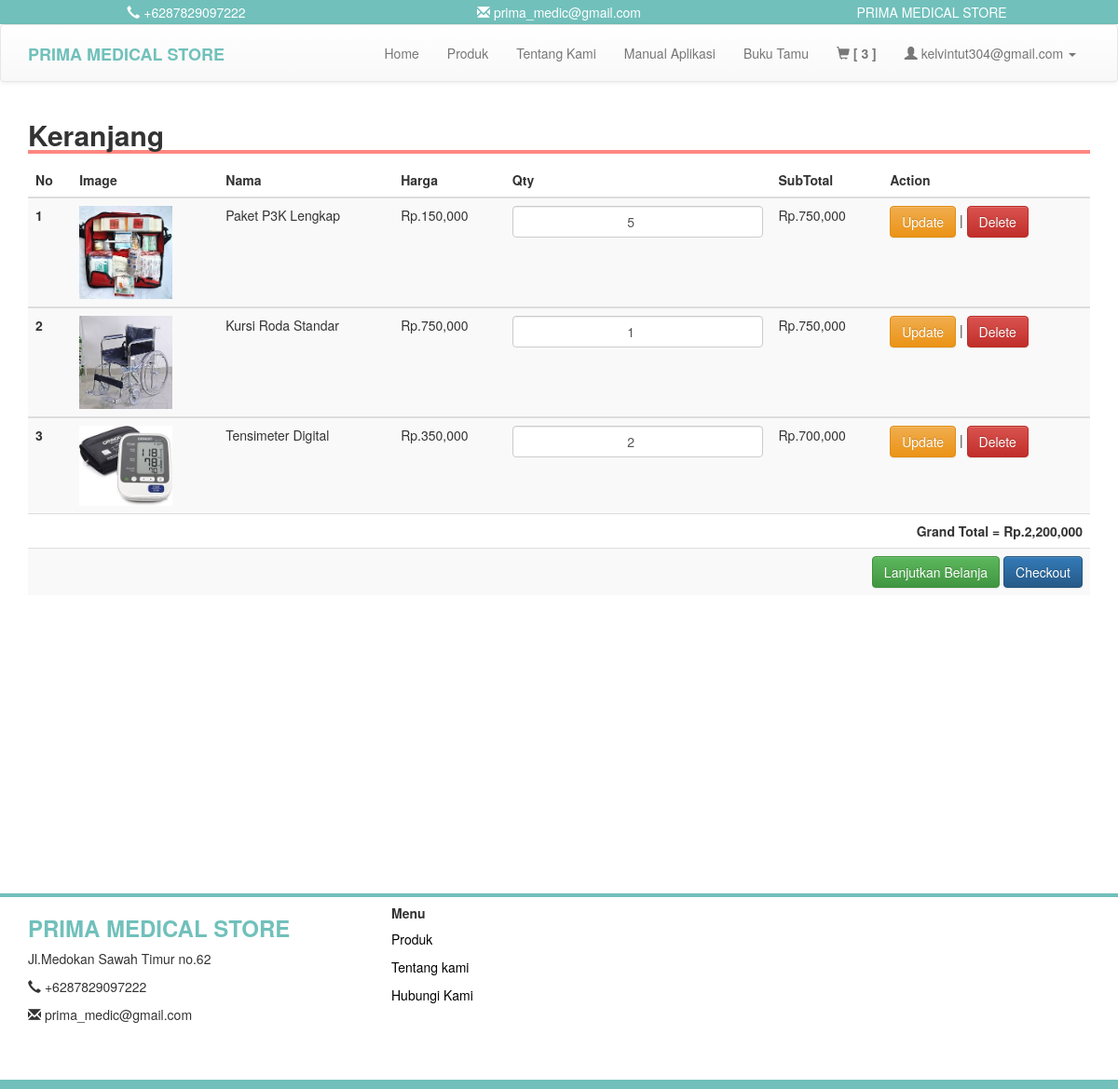
Page /keranjang.php (signed in) on the earlier database version.
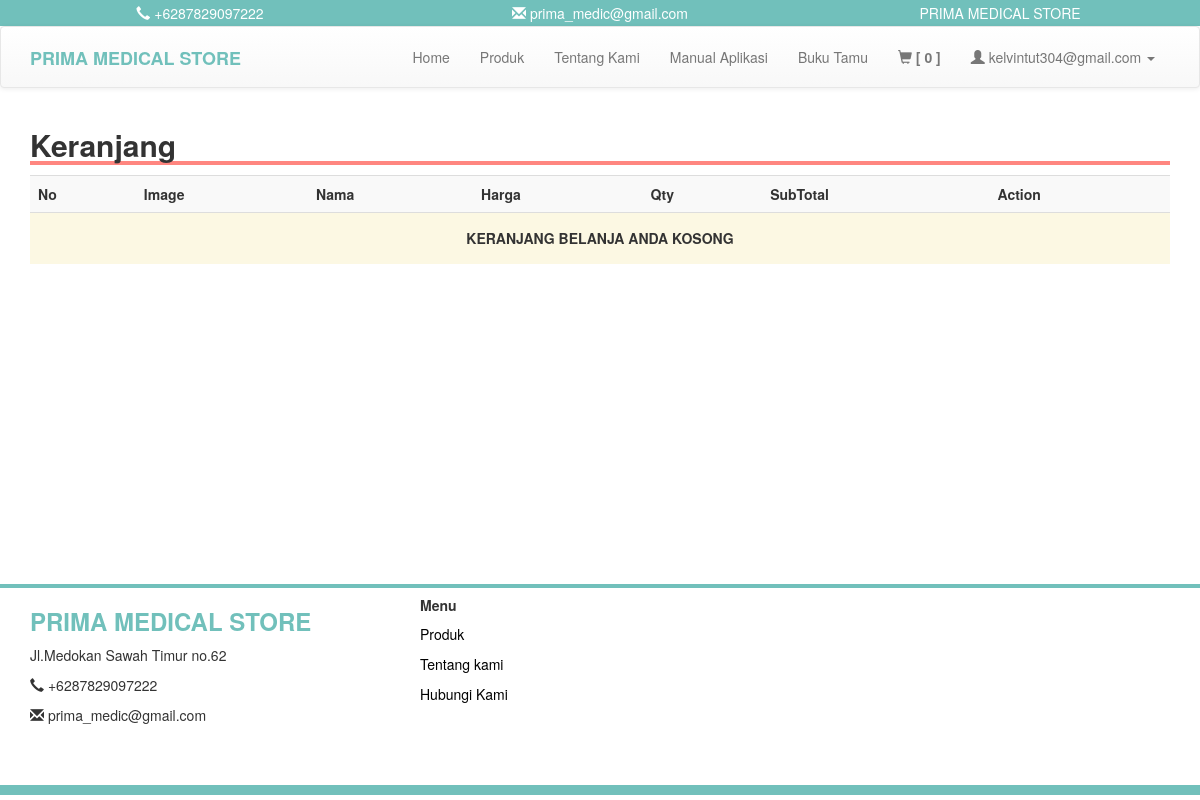
Same page on the later database version.
### tables this page shows
CREATE TABLE `cart` (
  `id_cart` int(11) NOT NULL AUTO_INCREMENT,
  `kode_customer` varchar(100) NOT NULL,
  `kode_produk` varchar(100) NOT NULL,
  `nama_produk` varchar(100) NOT NULL,
  `qty` int(11) NOT NULL,
  `harga` int(11) NOT NULL,
  PRIMARY KEY (`id_cart`)
);

CREATE TABLE `produk` (
  `kode_produk` varchar(100) NOT NULL,
  `nama` varchar(100) NOT NULL,
  `image` text NOT NULL,
  `deskripsi` text NOT NULL,
  `harga` int(11) NOT NULL,
  PRIMARY KEY (`kode_produk`)
);

### keranjang.php (the view, shortened to what the changed rows need)
<?php
include 'header.php';
?>
<div class="container" style="padding-bottom: 300px;">
	<h2 style=" width: 100%; border-bottom: 4px solid #ff8680"><b>Keranjang</b></h2>
		<table class="table table-striped">
			<?php
			if(isset($_SESSION['user'])){
				$kode_cs = $_SESSION['kd_cs'];
				$cek = mysqli_query($conn, "SELECT * FROM cart WHERE kode_customer = '$kode_cs'");
				$jml = mysqli_num_rows($cek);
				if($jml > 0){
					?>
					<thead>
						<tr>
							<th scope="col">No</th>
							<th scope="col">Image</th>
							<th scope="col">Nama</th>
							<th scope="col">Harga</th>
							<th scope="col">Qty</th>
							<th scope="col">SubTotal</th>
							<th scope="col">Action</th>
						</tr>
					</thead>
					<?php
					if(isset($_SESSION['kd_cs'])){
						$kode_cs = $_SESSION['kd_cs'];
						$result = mysqli_query($conn, "SELECT k.id_cart as cart, k.kode_produk as kd, k.nama_produk as nama, k.qty as jml, p.image as gambar, p.harga as hrg FROM cart k join produk p on k.kode_produk=p.kode_produk WHERE kode_customer = '$kode_cs'");
						$no = 1;
						$hasil = 0;
						while($row = mysqli_fetch_assoc($result)){
					?>
					<tbody>
					<form action="<?php echo $_SERVER['PHP_SELF']; ?>" method="POST">
						<tr>
							<th scope="row"><?= $no;  ?></th>
							<td><img src="image/produk/<?= $row['gambar']; ?>" width="100"></td>
							<td><?= $row['nama']; ?></td>
							<td>Rp.<?= number_format($row['hrg']);  ?></td>
							<td><input type="number" name="qty" class="form-control" style="text-align: center;" value="<?= $row['jml']; ?>"></td>
							<td>Rp.<?= number_format($row['hrg'] * $row['jml']);  ?></td>
							<td><button type="submit" name="submit1" class="btn btn-warning">Update</button> | <a href="keranjang.php?del=1&id=<?= $row['cart']; ?>" class="btn btn-danger" onclick="return confirm('Yakin ingin dihapus ?')">Delete</a></td>
						</tr>
						</form>
					<?php
							$sub = $row['hrg'] * $row['jml'];
							$hasil += $sub;
							$no++;
						}
					}
					 ?>
						<tr>
							<td colspan="7" style="text-align: right; font-weight: bold;">Grand Total = Rp.<?= number_format($hasil); ?></td>
						</tr>
						<tr>
							<td colspan="7" style="text-align: right; font-weight: bold;"><a href="index.php" class="btn btn-success">Lanjutkan Belanja</a> <a href="checkout.php?kode_cs=<?= $kode_cs; ?>" class="btn btn-primary">Checkout</a></td>
						</tr>
						<?php
					}else{
						echo "
						<tr>
						<th scope='col'>No</th>
						<th scope='col'>Image</th>
						<th scope='col'>Nama</th>
						<th scope='col'>Harga</th>
						<th scope='col'>Qty</th>
						<th scope='col'>SubTotal</th>
						<th scope='col'>Action</th>
						</tr>
						<tr>
						<td colspan='7' class='text-center bg-warning'><h5><b>KERANJANG BELANJA ANDA KOSONG </b></h5></td>
						</tr>
						";
					}
				}else{
					echo "<tr>
					<td colspan='7' class='text-center bg-danger'><h5><b>SILAHKAN LOGIN TERLEBIH DAHULU SEBELUM BERBELANJA</b></h5></td>
					</tr>";
				}
				?>
			</tbody>
		</table>
</div>
<?php
include 'footer.php';
?>

### header.php (shortened to what the changed rows need)
<?php
include 'koneksi/koneksi.php';
?>
<!DOCTYPE html>
<html>
<head>
    <link rel="stylesheet" type="text/css" href="css/bootstrap.min.css">
    <link rel="stylesheet" type="text/css" href="css/style.css">
    <link rel="stylesheet" type="text/css" href="css/bootstrap-theme.css">
</head>
<body>
    <nav class="navbar navbar-default" style="padding: 5px;">
        <div class="container">
            <div class="collapse navbar-collapse" id="bs-example-navbar-collapse-1">
                <ul class="nav navbar-nav navbar-right">
                    <?php
                    if(isset($_SESSION['kd_cs'])){
                        $kode_cs = $_SESSION['kd_cs'];
                        $cek = mysqli_query($conn, "SELECT kode_produk from cart where kode_customer = '$kode_cs' ");
                        $value = mysqli_num_rows($cek);
                        ?>
                        <li><a href="keranjang.php"><i class="glyphicon glyphicon-shopping-cart"></i> <b>[ <?= $value ?> ]</b></a></li>
                        <?php
                    }else{
                        echo "
                        <li><a href='keranjang.php'><i class='glyphicon glyphicon-shopping-cart'></i> [0]</a></li>
                        ";
                    }
                        ?>
                </ul>
            </div>
        </div>
    </nav>

Differences in the rows shown:
removed cart: kode_produk.image (picture), nama_produk "Paket P3K Lengkap", kode_produk.harga "150,000", qty "5", $row['hrg'] * $row['jml'] "750,000"
removed cart: kode_produk.image (picture), nama_produk "Kursi Roda Standar", kode_produk.harga "750,000", qty "1", $row['hrg'] * $row['jml'] "750,000"
removed cart: kode_produk.image (picture), nama_produk "Tensimeter Digital", kode_produk.harga "350,000", qty "2", $row['hrg'] * $row['jml'] "700,000"
Other differences:
$value: "3" → "0"
$hasil: "2,200,000" → (not shown)
text no longer shown: "Grand Total = Rp. Lanjutkan Belanja Checkout"
text now shown: "KERANJANG BELANJA ANDA KOSONG"
